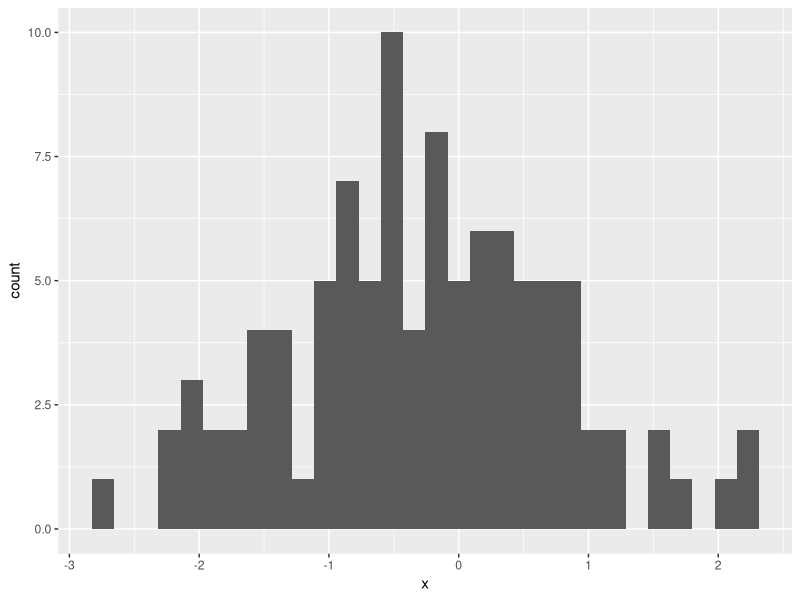

This figure's R source:
## ---- chunk 1
#| label: setup
#| echo: false

library(tidyverse)
## ---- chunk 2
set.seed(32742)

b1 <- beaver1 %>%
  mutate(time = as.integer(time)) %>%
  select(-activ) %>% slice(1:10)

air_temps <- tibble(
  day = 346,
  time = as.integer(c(830, 835, 840, 845, 850, 855,
                      900, 905, 910, 915, 920, 930, 935, 940, 945, 950, 955,
                      1000, 1005, 1010, 1015, 1020, 1025)),
  air_temp = runif(length(time), 9, 10)
)
## ---- chunk 3
#| echo: true

print(b1)
## ---- chunk 4
#| echo: true

print(air_temps, n = 23)
## ---- chunk 5
#| echo: true

left_join(b1, air_temps)
## ---- chunk 6
#| echo: true

full_join(b1, air_temps)
## ---- chunk 7
#| echo: true


left_join(b1, air_temps, by = join_by(time))
## ---- chunk 8
IDs <- structure(list(Sample = c("10339243_20240604_dbea51c1-46d7-41f7-9cc9-bb3eabc41326", 
"10351235_20240620_b6571277-2cdf-4bba-8c66-63e79b4c56df", "10353170_20240607_78232c77-f77f-42ba-86a1-898485970ebb", 
"10353307_20240612_97094286-e01d-4291-8624-d9eb5a5ae0ce", "10353940_20240613_a2471b7a-07b5-4e44-8e30-20485101147b", 
"10361965_20240605_f33a532f-0286-478d-ad9d-3c8b2a88c1f1", "10370824_20240613_99dda9ae-d870-4029-956d-8f71d7c2dfc3", 
"10371188_20240522_d0c56972-4354-4cd2-b55f-ec58ec2e6597", "10371698_20240610_eecbdc43-bf70-4f81-857f-ef85207fde43", 
"10378521_20240725_09331911-0694-46f9-94fc-e650e075f415", "10379207_20240314_a20a47a7-7605-4726-a34d-06292597b94a", 
"10379323_20240610_44fb64da-896e-4027-8041-90e901e98577", "10384854_20240619_1cc47e47-5cbc-478e-ab53-1073c10ae392", 
"10385289_20240619_09e7b6f5-19d2-487e-9d49-bfa2d9cb3d54", "10386633_20240722_1bc766ab-bd55-49cd-8597-7c59a741fdf0", 
"10397351_20240606_28793edf-d507-407e-ba38-0b81d204f4d3", "10403455_20240619_f65a4b72-3542-4c00-b058-a4d411d20b50", 
"10404017_20240612_ba30b6d9-ea83-4ff9-88fd-819a8456c6c3", "10405726_20240626_eb28d39c-633e-430a-bf13-8b5df2164ca3", 
"10408995_20240702_9be496f0-b677-4e08-b6a2-57fca34a16e9")), row.names = c(NA, 
-20L), class = c("tbl_df", "tbl", "data.frame"))
## ---- chunk 9
#| echo: true

IDs
## ---- chunk 10
#| echo: true

IDs |> 
  separate(Sample, into = c("Sample", "Date", "Random_String"),
           sep = "_")
## ---- chunk 11
#| echo: true

IDs |> 
  separate(Sample, into = c("ID", "Date", "Random_String"),
           sep = "_") |> 
  mutate(Date = ymd(Date))
## ---- chunk 12
#| echo: true

IDs |> 
  mutate(ID = str_sub(Sample, start = 1, end = 8),
         Date = str_sub(Sample, start = 10, end = 17))
## ---- chunk 13
ids <- paste0("Sample", rep(1:10, each = 10), "-", 1:10)
## ---- chunk 14
#| echo: true

ids
## ---- chunk 15
#| echo: true

1 == 1:10

1 %in% 1:10

"F" %in% (c("F", "f"))

"F" %in% (c("M", "m"))
## ---- chunk 16
x <- rnorm(100)

ggplot(tibble(x), aes(x)) + geom_histogram()
